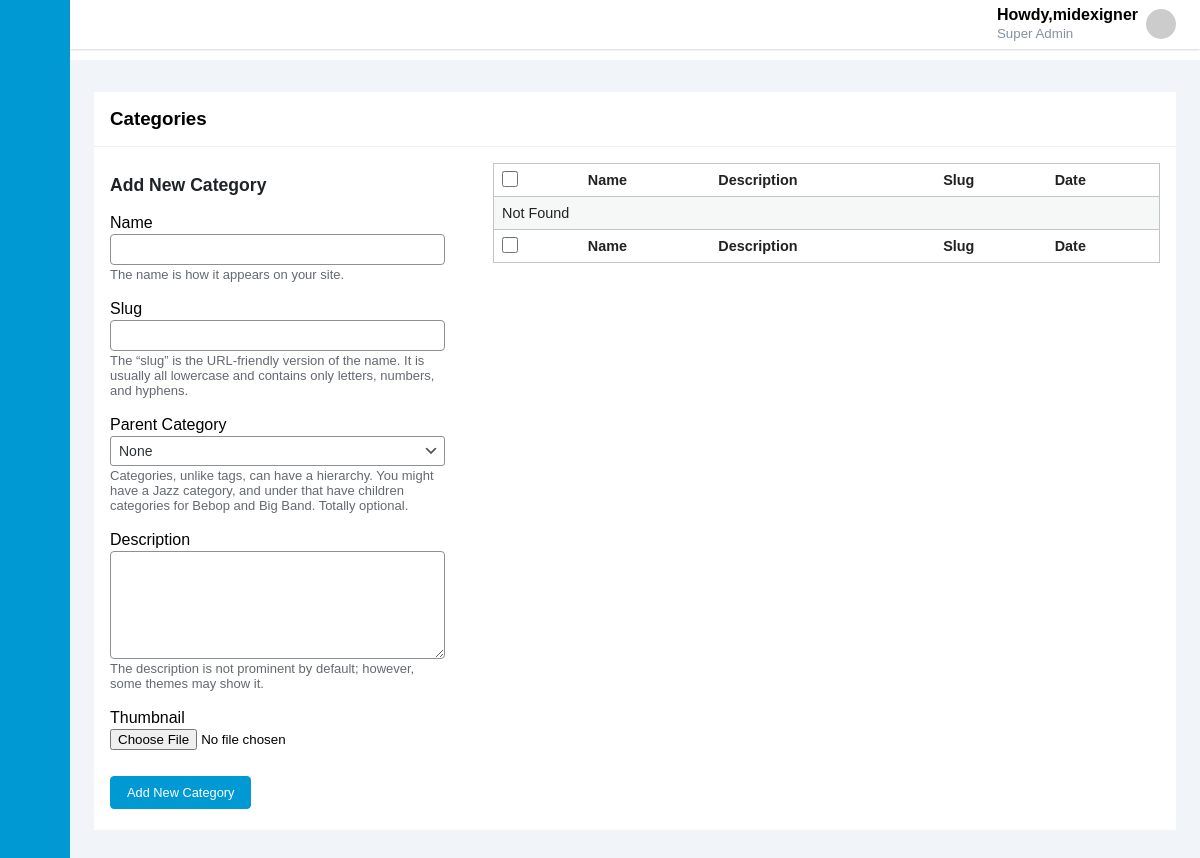
/admin/edit-tags?taxonomy=product_cat (signed in), run on an earlier commit of the app's database.
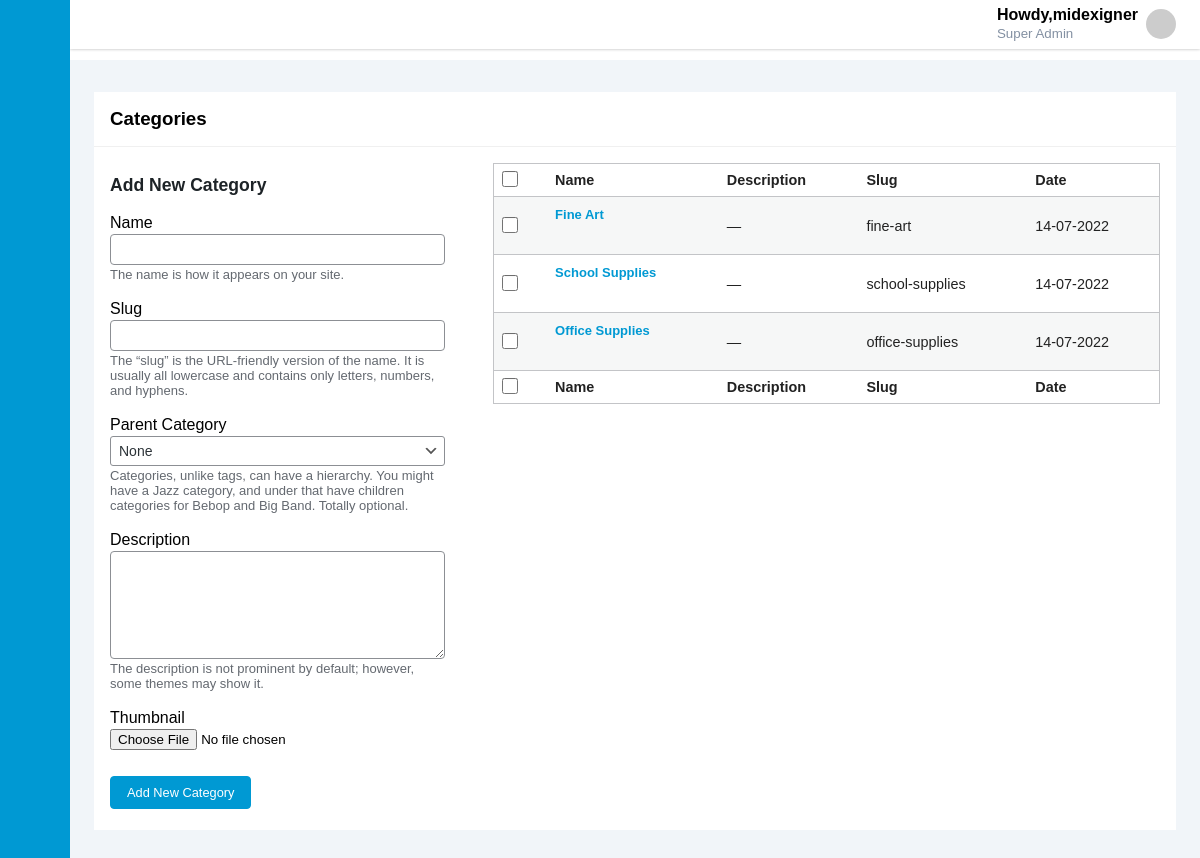
And on a later commit of the database.
### tables this page shows
CREATE TABLE `terms` (
  `term_id` int(11) NOT NULL,
  `name` varchar(200) NOT NULL,
  `slug` varchar(200) NOT NULL,
  `taxonomy` varchar(32) NOT NULL DEFAULT 'category',
  `description` longtext NOT NULL,
  `parent` int(11) NOT NULL DEFAULT 0,
  `status` varchar(32) NOT NULL DEFAULT 'publish',
  `date` timestamp NOT NULL DEFAULT current_timestamp()
);

### inc/constant.php (called while the page is built, shortened)
<?php
$page_name = htmlspecialchars(basename($_SERVER["PHP_SELF"], '.php'), ENT_QUOTES, "utf-8");

### admin/edit-tags.php (the view, shortened to what this page needs)
<?php require_once "common/head.php"; ?>
   <?php require_once "common/sidebar.php"; ?>
   <?php require_once "common/header.php"; ?>
        <div class="card">
<div class="card-header page-header">
<h3>Categories</h3>
</div>
  <div class="card-body">
 <div class="col-container">
     <div class="col-left">
         <div class="col-wrap">
        <div class="form-wrap">
         <h2>Add New Category</h2>
         <form id="addtag" method="post" class="validate" enctype="multipart/form-data">
         <div class="form-field form-required term-name-wrap">
	<label for="tag-name">Name</label>
	<input name="tag_name" id="tag-name" type="text" value="" size="40" aria-required="true">
	<p>The name is how it appears on your site.</p>
</div>
	<div class="form-field term-slug-wrap">
	<label for="tag-slug">Slug</label>
	<input name="slug" id="tag-slug" type="text" value="" size="40">
	<p>The “slug” is the URL-friendly version of the name. It is usually all lowercase and contains only letters, numbers, and hyphens.</p>
</div>
<div class="form-field term-parent-wrap">
	<label for="parent">Parent Category</label>
		<select name="parent" id="parent" class="postform">
	<option value="0">None</option>
</select>
				<p>Categories, unlike tags, can have a hierarchy. You might have a Jazz category, and under that have children categories for Bebop and Big Band. Totally optional.</p>
	</div>
	<div class="form-field term-description-wrap">
	<label for="tag-description">Description</label>
	<textarea name="description" id="tag-description" rows="5" cols="40"></textarea>
	<p>The description is not prominent by default; however, some themes may show it.</p>
</div>
<div class="form-field">
  <label for="thumbnail">Thumbnail</label>
  <input type="file" name="postmeta[thumbnail]" id="">
</div>
<p class="submit">
		<input type="submit" name="submit" id="submit" class="btn" value="Add New Category">
	</p>
         </form>
         </div>
         </div>
     </div>
     <div class="col-right">
     <table class="table-taxonomy striped">
    <thead>
      <tr>
        <td><input id="cb-select-all-1" type="checkbox"></td>
        <td>Name</td>
        <td>Description</td>
        <td>Slug</td>
        <td>Date</td>
      </tr>
    </thead>
    <tfoot>
      <tr>
      <td><input id="cb-select-all-2" type="checkbox"></td>
      <td>Name</td>
        <td>Description</td>
        <td>Slug</td>
        <td>Date</td>
      </tr>
    </tfoot>
    <tbody>
<?php
if(isset($_GET['taxonomy'])){
  $taxo = $_GET['taxonomy'];
$sql = "SELECT * FROM terms WHERE taxonomy = :taxo";
}
$statement = $db->prepare($sql);
$statement->execute([':taxo'=>$taxo]);
$taxonomies = $statement->fetchAll(PDO::FETCH_OBJ);
if($statement->rowCount() > 0):
foreach($taxonomies as $term):
?>
      <tr>
        <td><input type="checkbox" name="taxonomy[]" id="user_1" class="administrator" value="1"></td>
        <td class="title">
         <div>
         <strong><a href="edit?tag_ID=<?php echo $term->term_id; ?>&action=edit"><?php echo $term->name; ?></a></strong>
         </div>
        </div>
        <td>—</td>
        <td><?php echo $term->slug; ?></td>
        <td><?php echo  date("d-m-Y", strtotime($term->date));?></td>
   <?php endforeach; else:?>
   <tr>
        <td colspan="5">Not Found</td>
      </tr>
      <?php endif; ?>
    </tbody>
  </table>
     </div>
 </div>
  </div>
</div>
<?php require_once "common/footer.php"; ?>
 <?php require_once "common/foot.php"; ?>

### admin/common/head.php (shortened to what this page needs)
<!DOCTYPE html>
<html lang="en">
<head>
    <link rel="stylesheet" href="https://maxst.icons8.com/vue-static/landings/line-awesome/line-awesome/1.3.0/css/line-awesome.min.css">
    <link rel="stylesheet" href="assets/css/style.css">
</head>
<body>
<div id="miwrap">

### admin/common/sidebar.php (shortened to what this page needs)
<div class="sidebar">
    <div class="sidebar-brand">
        <h2><span class="lab la-mix"></span> <span>MI Admin</span></h2>
    </div>
    <div class="sidebar-menu">
        <ul>
            <li class="<?php echo ($page_name==='index'?'active':''); ?>"><a href="<?php echo ADMIN_URL; ?>"><span class="las la-igloo"></span> <span>Dashboard</span></a>
            </li>
            <li class="menu-dropdown "><a href="<?php echo ADMIN_URL; ?>edit"><span class="las la-thumbtack"></span> <span>Posts</span></a>
            </li>
            <li class="menu-dropdown"><a href="<?php echo ADMIN_URL; ?>edit?post_type=page"><span class="lar la-file"></span> <span>Pages</span></a>
            </li>
              <li><a href="<?php echo ADMIN_URL; ?>"><span class="lar la-envelope"></span> <span>Contact</span></a></li>
            <li class="menu-dropdown"><a href="<?php echo ADMIN_URL; ?>"><span class="las la-store-alt"></span> <span>Store</span></a>
            </li>
            <li class="menu-dropdown"><a href="<?php echo ADMIN_URL; ?>edit?post_type=product"><span class="las la-shopping-bag"></span> <span>Products</span></a>
            </li>
            <li class="menu-dropdown">
               <a href="<?php echo ADMIN_URL; ?>users"><span class="las la-user"></span> <span>Users</span></a>
            </li>
            <li class="menu-dropdown">
               <a href="<?php echo ADMIN_URL; ?>options-general"><span class="las la-cog"></span> <span>Settings</span></a></li>
        </ul>
    </div>
</div>

### admin/common/header.php (shortened to what this page needs)
<div class="main-content">
     <header>
         <h2>
             <label for="nav-toggle">
                 <span class="las la-bars"></span>
             </label>
         </h2>
         <div class="user-wrapper menu-dropdown">
           <div>
                <div>
                 <h4>Howdy,midexigner</h4>
                 <small>Super Admin</small>
             </div>
             <img src="https://randomuser.me/api/portraits/women/50.jpg" width="30px" height="30px" alt="">
           </div>
         </div>
     </header>
     <main>

### admin/common/footer.php
</main>
 </div>

### admin/common/foot.php (shortened to what this page needs)
</div>
</body>
</html>

What changed in the data, as far as the page shows it:
added terms: name "Fine Art", slug "fine-art", date "14-07-2022"
added terms: name "School Supplies", slug "school-supplies", date "14-07-2022"
added terms: name "Office Supplies", slug "office-supplies", date "14-07-2022"
Also different on the page:
text no longer shown: "Not Found"
